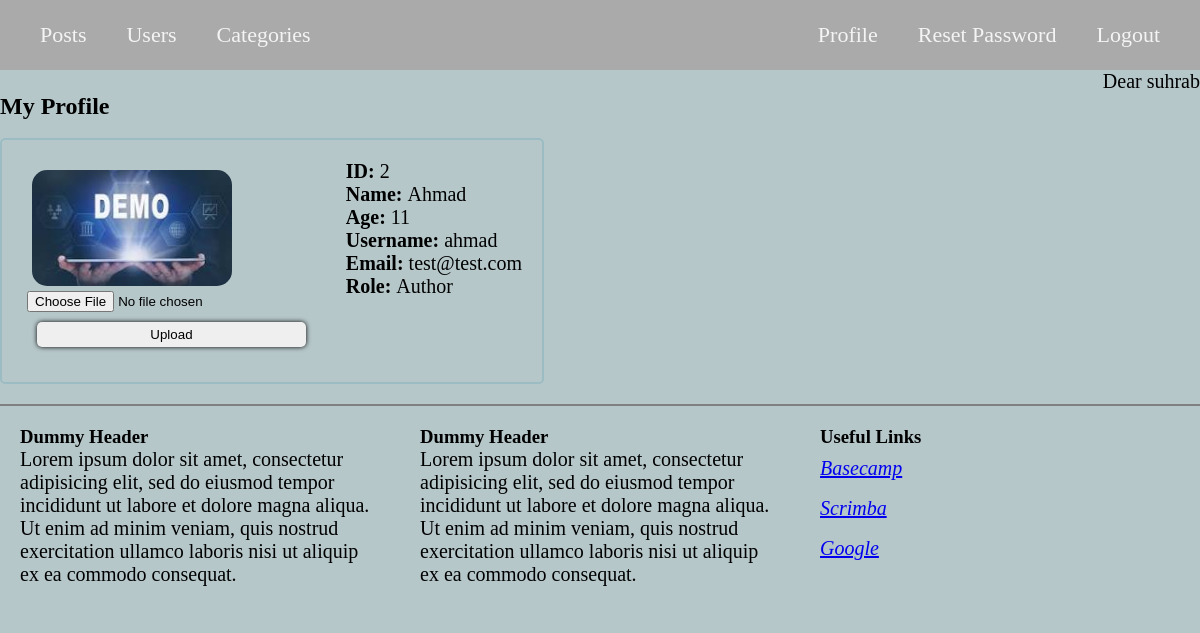
/user.php?profile=true (signed in), run on the app's committed database.
### tables this page shows
CREATE TABLE `users` (
  `id` int(11) NOT NULL,
  `name` varchar(50) NOT NULL,
  `age` tinyint(4) NOT NULL,
  `username` varchar(50) NOT NULL,
  `role` varchar(50) NOT NULL,
  `email` varchar(100) NOT NULL,
  `password` varchar(255) NOT NULL,
  `image_path` varchar(255) NOT NULL,
  `create_date` date NOT NULL DEFAULT current_timestamp()
);

### model/Model.php (called while the page is built, shortened)
<?php
class Model{
    protected $table = '';
    protected $connection = '';
    public function __construct(){
        $this->connection = new mysqli('localhost','root','','session9_assignment6');
    }
    public function select($select ='*', $where=[],$join='',$order_by='',$single=false){
        $query = "SELECT {$select} FROM `{$this->table}`";
        if(count($where)){
            $query .= " WHERE ";
            foreach($where as $column => $value){
                $query .= "{$column}='$value' AND ";
            }
           $query = trim($query," AND ");
        }
        $result = $this->connection->query($query);
        $data = null;
        if($single){
            $data = $result->fetch_assoc();
        }else{
            $data = $result->fetch_all(MYSQLI_ASSOC);
        }
        return $data;
    }
}

### controller/user.php (called while the page is built, shortened)
<?php
require_once 'model/Model.php';
require_once 'model/User.php';
$user_model = new User();
if(isset($_POST['register_user'])){
    $input_names =['name','age','email','username','role','password','confirm_password'];
    $required_inputs =['name','age','email','username','role','password','confirm_password'];
    $data = get_post_data($input_names,$required_inputs);
    $errors = $data['errors'];
    if(isset($data['confirm_password'])){
        $c_password = $data['confirm_password'];
        unset($data['confirm_password']);
    }
    unset($data['errors']);
    if(isset($data['password']) && $data['password'] !==$c_password){
        $errors['confirm_password'] = 'Password and Confirm Password fields do not match!';
    }
    if(isset($data['password'])){
        $data['password']=md5($data['password']);
    }
    if(empty($errors)){
        if($temp_path = get_image_path($_FILES['profile_image'])){
            $data['image_path'] =$temp_path;
        }
        if($user_model->insert($data)){
            set_message('success',"Record added successfully!");
        }else{
            set_message('error',"Something went wrong!");
        }
        redirect('users.php');
    }
    set_message('errors',$errors);
    set_message('data',$data);
    redirect('user.php?register=true');
}elseif(isset($_GET['profile'])){
    $where = ['id'=>2];
    $join = '';
    $order_by = '';
    $single = true;
    $user = $user_model->select('*',$where,$join,$order_by,$single);
}

### user.php (the view, shortened to what this page needs)
<?php
require_once 'includes/header.php';
require_once 'controller/user.php';
?>
<?php
$errors = get_message('errors');
$data = get_message('data');
?>
<?php if(isset($_GET['register'])){  ?>
    <?php if(!is_admin()):
        set_message('error',"Invalid action not allowed!");
        redirect('posts.php');
    endif;?>
<div id="register-div">
    <h3>User Registration Form</h3>
    <form action="user.php" method="post" id="register_form" enctype="multipart/form-data">
        <label for="name">Name:</label>
        <input class="user-input" type="text" name="name" id="name" placeholder="Name"
        value="<?php echo isset($data['name'])?$data['name']:"";?>"/>
        <span class="error"><?php echo isset($errors['name'])?$errors['name']:"";?></span><br/>
        <label for="age">Age:</label>
        <input class="user-input" type="text" name="age" id="age" placeholder="Age"
        value="<?php echo isset($data['age'])?$data['age']:"";?>"/>
        <span class="error"><?php echo isset($errors['age'])?$errors['age']:"";?></span><br/>
        <label for="email">Email:</label>
        <input class="user-input" type="email" name="email" id="email" placeholder="Email"
        value="<?php echo isset($data['email'])?$data['email']:"";?>"/>
        <span class="error"><?php echo isset($errors['email'])?$errors['email']:"";?></span><br/>
        <label for="username">Username:</label>
        <input class="user-input" type="text" name="username" placeholder="Username"
        value="<?php echo isset($data['username'])?$data['username']:"";?>"/>
        <span class="error"><?php echo isset($errors['username'])?$errors['username']:"";?></span><br/>
        <label for="role">Role:</label>
        <select class="user-select" name="role" id="role">
            <option disabled>User Role</option>
            <option value="Admin" <?php echo (isset($data['role']) && $data['role']=="Admin")? "selected":""; ?>>Admin</option>
            <option value="Author" <?php echo (isset($data['role']) && $data['role']=="Author")? "selected":""; ?>>Author</option>
        </select>
        <span class="error"><?php echo isset($error['role'])?$error['role']:"";?></span><br/>
        <label for="password">Password:</label>
        <input class="user-input" type="password" name="password" placeholder="Password"/>
        <span class="error"><?php echo isset($errors['password'])?$errors['password']:"";?></span><br/>
        <label for="confirm_password">Confirm Password:</label>
        <input class="user-input" type="password" name="confirm_password" id="confirm_password" placeholder="Confirm your password"/>
        <span class="error"><?php echo isset($errors['confirm_password'])?$errors['confirm_password']:"";?></span><br/>
        <label for="profile_image">Upload Your Photo</label>
        <input class="user-input" type="file" name="profile_image" id="profile_image" /><br/>
        <input type="submit" name="register_user" id="btn-register" value="Register"/>
    </form>
    <p class="error"><?php print_r(get_message('error'));?></p>
</div>
<?php }elseif(isset($_GET['profile'])){ ?>
<h2>My Profile</h2>
<span class="error"><?php echo get_message('error');?></span><br/>
<div class="profile">
    <div class="profile-img-div">
        <img class="profile-img" src="<?php
        if(isset($user['image_path'])  && !empty($user['image_path']) && file_exists($user['image_path'])){
            echo $user['image_path'];
        }else{
            echo get_default_image();
        }
        ?>" alt="Profile Picture"/>
        <form action="user.php" method="post" enctype="multipart/form-data">
            <input type="file" name="profile_image">
            <input class="btn" type="submit" name="upload_profile_image" value="Upload"/>
        </form>
    </div>
    <div>
        <p class="profile-id"><span>ID:</span><?php echo $user['id'];?></p>
        <p class="profile-name"><span>Name:</span><?php echo $user['name'];?></p>
        <p class="profile-age"><span>Age:</span><?php echo $user['age'];?></p>
        <p class="profile-username"><span>Username:</span><?php echo $user['username'];?></p>
        <p class="profile-email"><span>Email:</span><?php echo $user['email'];?></p>
        <p class="profile-email"><span>Role:</span><?php echo $user['role'];?></p>
    </div>
</div>
<?php }elseif(isset($_GET['logout'])){
    logout();
 } ?>
<?php require_once 'includes/footer.php';?>

### assets/css/styles.css (style rules this page uses)
* { margin: 0px; padding: 0px; }
h2 { font-size: 24px; }
p { font-size: 20px; }
.profile { width:500px; border:2px solid #9bbcc2; padding:20px; border-radius: 5px; display:flex; justify-content: space-around; }
.profile-img-div { display: flex; flex-direction: column; padding:5px; margin-right: 10px; }
.profile-img { width:200px; padding:5px; border-radius: 20px; }
.profile span { font-weight: bold; margin: 5px; }
.btn { padding:5px 10px; margin:10px; width:90%; border-radius: 5px; border:none; box-shadow: 0 0 5px black; }

### data on the page
users: image_path (picture), id "2", name "Ahmad", age "11", username "ahmad", email "test@test.com", role "Author"

### other printed values
$auth['name'] "suhrab"
